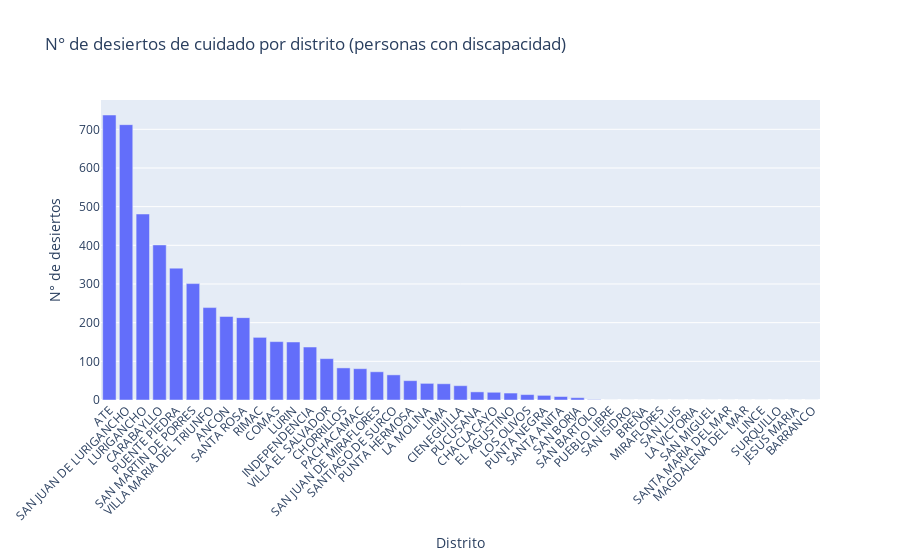

The cell this chart's notebook holds for it:
### Code cell
# Create an interactive bar chart using Plotly
fig = px.bar(summary_table, x='NOMBDIST', y='desierto_disc_recalc',
             labels={'desierto_disc_recalc': 'N° de desiertos', 'NOMBDIST': 'Distrito'},
             title='N° de desiertos de cuidado por distrito (personas con discapacidad)')

# Improve layout for better readability
fig.update_layout(xaxis_tickangle=-45)

# Show the plot
fig.show()

### Figure 1 — Plotly figure (JSON) as saved in the notebook; plotly's stock layout.template omitted (floating-point values rounded to 4 significant figures)
{"data": [{"alignmentgroup": "True", "hovertemplate": "Distrito=%{x}<br>N° de desiertos=%{y}<extra></extra>", "legendgroup": "", "marker": {"color": "#636efa", "pattern": {"shape": ""}}, "name": "", "offsetgroup": "", "orientation": "v", "showlegend": false, "textposition": "auto", "type": "bar", "x": ["ATE", "SAN JUAN DE LURIGANCHO", "LURIGANCHO", "CARABAYLLO", "PUENTE PIEDRA", "SAN MARTIN DE PORRES", "VILLA MARIA DEL TRIUNFO", "ANCON", "SANTA ROSA", "RIMAC", "COMAS", "LURIN", "INDEPENDENCIA", "VILLA EL SALVADOR", "CHORRILLOS", "PACHACAMAC", "SAN JUAN DE MIRAFLORES", "SANTIAGO DE SURCO", "PUNTA HERMOSA", "LA MOLINA", "LIMA", "CIENEGUILLA", "PUCUSANA", "CHACLACAYO", "EL AGUSTINO", "LOS OLIVOS", "PUNTA NEGRA", "SANTA ANITA", "SAN BORJA", "SAN BARTOLO", "PUEBLO LIBRE", "SAN ISIDRO", "BREÑA", "MIRAFLORES", "SAN LUIS", "LA VICTORIA", "SAN MIGUEL", "SANTA MARIA DEL MAR", "MAGDALENA DEL MAR", "LINCE", "SURQUILLO", "JESUS MARIA", "BARRANCO"], "xaxis": "x", "y": [737, 712, 481, 401, 341, 301, 239, 216, 213, 162, 151, 150, 137, 107, 83, 81, 73, 65, 50, 43, 42, 37, 21, 20, 18, 14, 12, 9, 6, 1, 0, 0, 0, 0, 0, 0, 0, 0, 0, 0, 0, 0, 0], "yaxis": "y"}], "layout": {"barmode": "relative", "legend": {"tracegroupgap": 0}, "title": {"text": "N° de desiertos de cuidado por distrito (personas con discapacidad)"}, "xaxis": {"anchor": "y", "domain": [0, 1], "tickangle": -45, "title": {"text": "Distrito"}}, "yaxis": {"anchor": "x", "domain": [0, 1], "title": {"text": "N° de desiertos"}}}}
